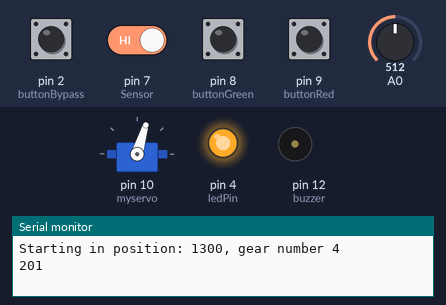
This sketch was run on a simulated Arduino Nano, built with avr-gcc and run on an emulated ATmega328P. On the bench: servo, output pins drawn as LEDs (lit = HIGH), buzzer (waves = sounding), the last lines printed to the serial monitor. Dashed ring = blinking. Inputs (shaded band) come from the test bench; at power-on: pin 2 (buttonBypass), pin 7 (Sensor), pin 8 (buttonGreen), pin 9 (buttonRed) HIGH, A0 = 512.

Above: at 1.4 s.
1.5 s: pin 2 (buttonBypass) pulled LOW for 0.15 s
At 2.05 s:
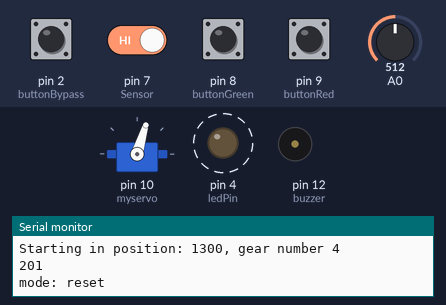
4.5 s: pin 8 (buttonGreen) pulled LOW for 0.15 s
At 7.0 s:
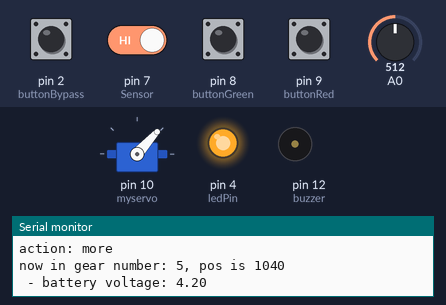
7.5 s: pin 9 (buttonRed) pulled LOW for 0.15 s
At 7.8 s:
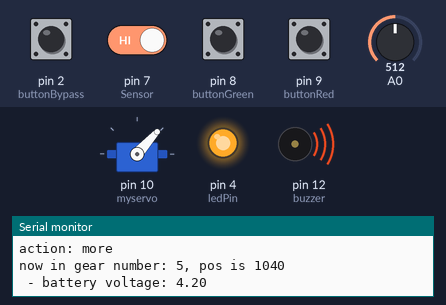
10.5 s: pin 9 (buttonRed) pulled LOW for 1 s
At 13.2 s:
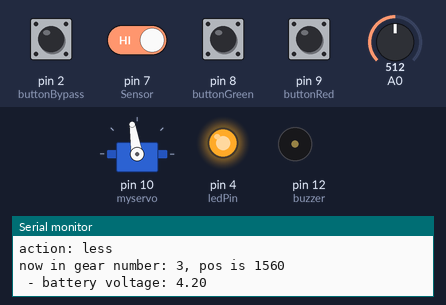
13.5 s: pin 2 (buttonBypass) pulled LOW for 1 s
At 13.77 s:
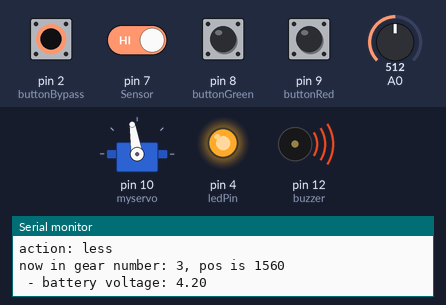
Timing chart, 0 to 16.5 s (numbered marks = the images above; inputs shaded):
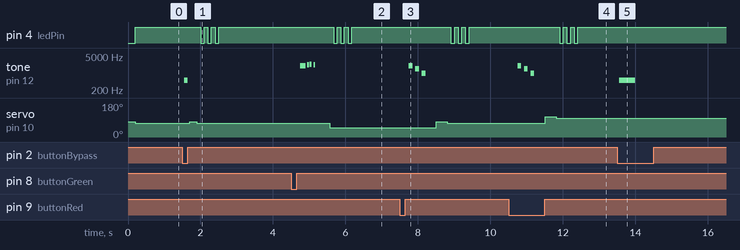

Measured:
- after the input at 1.5 s, pin 4 (ledPin): alternates HIGH for 0.10 s and LOW for 0.10 s, 6 changes in all, then stays HIGH, starting after 0.50 s; tone on pin 12 (buzzer): silent → 500 Hz after 0.05 s, → silent 0.10 s later; servo on pin 10 (myservo): 73° → 81° after 0.20 s, → 73° 0.20 s later
- after the input at 4.5 s, pin 4 (ledPin): alternates HIGH for 0.10 s and LOW for 0.10 s, 6 changes in all, then stays HIGH, starting after 1.2 s; tone on pin 12 (buzzer): plays 2000 Hz for 0.15 s, 2220 Hz for 0.05 s, 2300 Hz for 0.05 s, 2220 Hz for 0.05 s, starting after 0.25 s; servo on pin 10 (myservo): 73° → 48° after 1.1 s
- after the input at 7.5 s, pin 4 (ledPin): alternates HIGH for 0.10 s and LOW for 0.10 s, 6 changes in all, then stays HIGH, starting after 1.4 s; tone on pin 12 (buzzer): plays 2000 Hz for 0.10 s, 1500 Hz for 0.10 s, 1000 Hz for 0.10 s, starting after 0.25 s; servo on pin 10 (myservo): 48° → 81° after 1.0 s, → 73° 0.30 s later
- after the input at 10.5 s, pin 4 (ledPin): alternates HIGH for 0.10 s and LOW for 0.10 s, 6 changes in all, then stays HIGH, starting after 1.4 s; tone on pin 12 (buzzer): plays 2000 Hz for 0.10 s, 1500 Hz for 0.10 s, 1000 Hz for 0.10 s, starting after 0.25 s; servo on pin 10 (myservo): 73° → 106° after 1.0 s, → 99° 0.30 s later
- after the input at 13.5 s, tone on pin 12 (buzzer): silent → 500 Hz after 0.05 s, → silent 0.45 s later

The sketch:

Shift4Me_HubGear.ino
```cpp
// Shift4Me script v.1.0 (for schematic feb 19 2020)
// written to control an Arduino Nano board (or 100% compatible)
// feb 19, 2020
// original author: Jan Oelbrandt / Shift4me.com
// contact: info@shift4me.com - +3254503538

// THIS SOFTWARE IS DISTRIBUTED UNDER A GPL LICENSE - see bottom of script for all terms and conditions
///////////////////////////////////////////////////
// there are a bunch of USER CONFIGURABLE PARAMETERS on the three TABS
// please the notes on the seperate TABS to see what each parameter does, before you change anything

// DO NOT CHANGE THE FOLLOWING CODE (unless you know what you're doing)

int Frequency;
int ToleranceHigherGear;
int ToleranceLowerGear;
int ChangeDelayHeavy;
int ChangeDelayLight;
int HiLoAmount;
int MaxTurns;
String UseBuzzer;
String UseLed;

#include <Servo.h>
Servo myservo;

int RPM;
int FrequencyCount;
int ButtonDebounce = 250;
int ButtonDebounceShort = 50;
//int ReleaseTime;
unsigned long previousMillis = 0;
int pos;
int GearAmount;
int CorrectAmount;
int prev_pos;
int ActiveGear;
int buttonRed = 9;  // to force to a smaller sprocket
int buttonGreen = 8; // to force to a larger sprocket
int Sensor = 7;     // reads the hall sensor on/off value
int buttonBypass = 2; // reads the Bypass button
int buzzer = 12; //buzzer to arduino pin 12
String action = "none";
unsigned long currentMillis;
unsigned long refTime;
boolean SensorOverride = false;
int correctFrequency = 0;
int ledPin = 4; // led-connection (on/off and battery status)
int  sensorValue; // analog voltage sensing at pin Vin
float  Voltage; // convert sensorvalue voltage to 5V max
int Cycles = 0;
unsigned long pressTime;
String mode;
String Act = "no";

void setup() {
myservo.attach(10);  // attaches the servo
pinMode(buttonRed, INPUT_PULLUP); // connects the manual override button (shift to smaller sprocket)
pinMode(buttonGreen, INPUT_PULLUP); // connects the manual override button (shift to larger sprocket)
pinMode(buttonBypass, INPUT_PULLUP); // connects the bypass button
pinMode(Sensor, INPUT_PULLUP);    // connection of the hall sensor
pinMode(ledPin, OUTPUT); // led-connection (on/off and battery status)
pinMode(buzzer, OUTPUT); // Set buzzer output
Serial.begin(9600);
// load derailleur data
  CorrectAmount = LoadSprocketWidth("CorrectAmount",0);
  GearAmount = LoadSprocketWidth("GearAmount",0);
  pos = LoadSprocketWidth("GetGear",99);
  ActiveGear = LoadSprocketWidth("StartingGear",0);
prev_pos = pos;
// load preferences
  Frequency = LoadRidePrefs("Frequency");
  ToleranceHigherGear = LoadRidePrefs("ToleranceHigherGear");
  ToleranceLowerGear = LoadRidePrefs("ToleranceLowerGear");
  ChangeDelayHeavy = LoadRidePrefs("ChangeDelayHeavy");
  ChangeDelayLight = LoadRidePrefs("ChangeDelayLight");
  HiLoAmount = LoadRidePrefs("HiLoAmount");
  MaxTurns = LoadRidePrefs("MaxTurns");
  UseBuzzer = LoadSignalPrefs("UseBuzzer");
  UseLed = LoadSignalPrefs("UseLed");
//myservo.writeMicroseconds(pos);
PerformReset();
Serial.print("Starting in position: ");
Serial.print(pos);
Serial.print(", gear number ");
Serial.println(ActiveGear);

unsigned long currentMillis = millis();
Serial.println(currentMillis);
previousMillis = currentMillis;
refTime = currentMillis;
digitalWrite(ledPin, HIGH);

}

void loop()
{

// correct if button actions (MANUAL OVERRIDE)
   if(digitalRead(buttonRed)==LOW)
    {
    action = "less";
    SensorOverride = true;
    delay(ButtonDebounce);
    }
   if(digitalRead(buttonGreen)==LOW)
    {
    action = "more";
    SensorOverride = true;
    delay(ButtonDebounce);
    }
    if(digitalRead(buttonBypass)==LOW) {
      pressTime = millis();
     // delay(ButtonDebounce);
      BypassButton(pressTime);
Serial.print("mode: ");
Serial.println(mode);
    if(mode == "bypass") {
    action = "none";
    SensorOverride = true;
    }
    else if(mode == "reset") {
      SensorOverride = true;
      action = "reset";
    }

    }
    else {
      mode = "normal";
    }
// if max Cycles is exceeded
   if(Cycles > MaxTurns) {
  //  action = "less";
    SensorOverride = true;
    Serial.println("MAX TURNS EXCEEDED");
    //  Serial.println(RPM);
   }

// count rotation
currentMillis = millis();

if(digitalRead(Sensor)==LOW || SensorOverride == true)
{
    if(digitalRead(Sensor)==LOW) {
Serial.println("hall triggered");
      Cycles = Cycles + 1;
     //currentMillis = millis();
     FrequencyCount = currentMillis - previousMillis;
      delay(ButtonDebounce);
      previousMillis = currentMillis;
      // 1000 milliseconds, 60 seconds
      RPM = 60000/FrequencyCount;
    //    Serial.print("actual RPM: ");
    //  Serial.println(RPM);

// if RPM exceeds limits

  // turning too fast, so move to smaller sprocket
if((RPM - ToleranceHigherGear)>(Frequency)) {
  action = "less";
  // Serial.println("HALL TRIGGERED less");
  }
  // turning too slow, so move to larger sprocket
  else if((RPM + ToleranceLowerGear)<(Frequency)) {
      action = "more";
    //  Serial.println("HALL TRIGGERED more");
 }
 else {
  action = "none";
 }


// if RPM is too low (stalling): take no action
      if(RPM < 15) {
         action = "none";
         Serial.println("STALLING");
         // RESET
          RPM = 0;
          refTime = currentMillis;
          Cycles = 0;
      }
// if RPM is too high (pedal stalls at hall sensor): take no action
       if(RPM > 200) {
         action = "none";
      }

    }

// process action if ChangeDelay time has passed since last change
// if buttonBypass is not pushed
if(  ( (refTime + ChangeDelayHeavy)<currentMillis || SensorOverride == true) && digitalRead(buttonBypass)==HIGH ) {


if(action == "less") {
  Act = "yes";
  // move to heavier gear
  ActiveGear = ActiveGear-1;
  pos = LoadSprocketWidth("GetGear",ActiveGear);


  // correct if below zero gear
  if (ActiveGear < 0) { ActiveGear = 0; action = "none"; pos = LoadSprocketWidth("GetGear",ActiveGear); }
  else{

pos = pos + CorrectAmount;
   if(UseLed == "yes") {
    digitalWrite(ledPin, HIGH);
   }
   if(UseBuzzer == "yes"){
BuzzerLightGear ();
        }
     }

}
}
if(  ( (refTime + ChangeDelayLight)<currentMillis || SensorOverride == true) && digitalRead(buttonBypass)==HIGH ) {

if(action == "more") {
  Act = "yes";
  // move to lighter gear
   ActiveGear = ActiveGear+1;
   pos = LoadSprocketWidth("GetGear",ActiveGear);
     // correct if above derailleur maximum
  if (ActiveGear > (GearAmount-1)) { ActiveGear = GearAmount-1; action = "none";   pos = LoadSprocketWidth("GetGear",ActiveGear);
 // pos = pos + CorrectAmount;
  }
  else {
    if(UseLed == "yes") {
    digitalWrite(ledPin, HIGH);
   }
     if(UseBuzzer == "yes"){
    // send audio signal for light gear
BuzzerHeavyGear ();
     }
  }

}
if(mode == "reset") {
PerformReset();
Act = "yes";
}
// new feb 24
if(mode == "bypass") {
delay(5000);
   Act = "no";
}
} // end of Changedelay cycles
  if(Act == "yes"){
    Act = "no";
     myservo.writeMicroseconds(pos);

   // Correction to release tension on cable
      if(action == "more")  {
         }
      if(action == "less")  {
      pos = pos - CorrectAmount;
         delay(300);
         }
      myservo.writeMicroseconds(pos);

         // display action every ChangeDelay and reset all
  // check battery voltage
  // read the input on analog pin 0 for the batteries (2.4V and 6V in series):
sensorValue = analogRead(A0);
  // Convert the analog reading (which goes from 0 - 1023) to a voltage (0 - 9V):
Voltage = sensorValue * (8.4 / 1023.0);
// flash LED if Voltage is too low
// at aprox 7V total, the 6V battery will be about 5.5V, it is too dropped to pull the servo
  if(Voltage<7){
  LowBatteryWarning();
  }
  else {
    digitalWrite(ledPin, HIGH);
  }
 Serial.println();
  Serial.print("battery voltage: ");
      Serial.println(Voltage);
      Serial.println();
      Serial.print("measured RPM: ");
      Serial.println(RPM);
      Serial.print("target RPM: ");
      Serial.println(Frequency+correctFrequency);
      Serial.print("action: ");
      Serial.println(action);
      if(mode != "normal"){
        Serial.print("button mode: ");
      Serial.println(mode);
      }
      Serial.print("now in gear number: ");
      Serial.print(ActiveGear);
      Serial.print(", pos is ");
      Serial.println(pos);

    prev_pos = pos;
    action = "none";
    RPM = 0;
    refTime = currentMillis;
    Cycles = 0;
    if(SensorOverride == true){
      refTime = refTime + 5000;
      Cycles = Cycles-5;
    SensorOverride = false;
    Serial.print(" - battery voltage: ");
      Serial.println(Voltage);
    }

 } // end of processing
} // end of Sensor Loop
} // end of loop
void BuzzerLightGear (){
  tone(buzzer, 2000);
  delay(100);
  noTone(buzzer);
  delay(80);
   tone(buzzer, 1500);
  delay(100);
  noTone(buzzer);
  delay(80);
   tone(buzzer, 1000);
  delay(100);
 noTone(buzzer);
  delay(300);        // delay to allow pedal force disengage
}
void BuzzerHeavyGear (){
  tone(buzzer, 2000);
  delay(150);
  noTone(buzzer);
  delay(50);
   tone(buzzer, 2220);
   delay(50);
  noTone(buzzer);
  delay(20);
   tone(buzzer, 2300);
  delay(50);
  noTone(buzzer);
  delay(50);
   tone(buzzer, 2220);
   delay(50);
   noTone(buzzer);
  delay(400);        // delay to allow pedal force disengage
}
void LowBatteryWarning(){
   digitalWrite(ledPin, HIGH);
  delay(100);
  digitalWrite(ledPin, LOW);
 // tone(buzzer, 2000);
  delay(100);
  digitalWrite(ledPin, HIGH);
 // noTone(buzzer);
  delay(100);
  digitalWrite(ledPin, LOW);
 // tone(buzzer, 2000);
  delay(100);
  digitalWrite(ledPin, HIGH);
 // noTone(buzzer);
  delay(100);
  digitalWrite(ledPin, LOW);
 // tone(buzzer, 2000);
  delay(100);
  digitalWrite(ledPin, HIGH);
}
void PerformReset(){
  ActiveGear = LoadSprocketWidth("StartingGear",0);
   pos = LoadSprocketWidth("GetGear",99);
   pos = pos + CorrectAmount;
   myservo.writeMicroseconds(pos);
         delay(200);
   pos = pos - CorrectAmount;
   myservo.writeMicroseconds(pos);
}

String BypassButton(unsigned long var){
//int pressTime2 = pressTime;
int StopSound = 0;
unsigned long ReleaseTime;
delay(ButtonDebounceShort);
 while (digitalRead(buttonBypass) == LOW)
 {
// buzz shortly for bypass
if(StopSound == 0)
  {

    if (millis()>(var+500) ) {
      noTone(buzzer);
   //   StopSound = 1;
    }
    else {
      tone(buzzer, 500);
    }
  }
// if button is released buzz for reset
if (millis()>(var+2500) && StopSound == 0){
  noTone(buzzer);
  delay(100);
  tone(buzzer, 2000);
  delay(50);
  noTone(buzzer);
  delay(50);
  tone(buzzer, 1000);
  delay(100);
  noTone(buzzer);
  StopSound = 1;
  }
 }
  ReleaseTime = millis();
  noTone(buzzer);

delay(ButtonDebounceShort);

if (( ReleaseTime-2000 )<var){
  mode = "bypass";
  return mode;
}
else
{
  mode = "reset";
  return mode;
}
}
//        This program is free software: you can redistribute it and/or modify
//        it under the terms of the GNU General Public License v.3 as published by
//        the Free Software Foundation.

//        This program is distributed in the hope that it will be useful,
//        but WITHOUT ANY WARRANTY; without even the implied warranty of
//        MERCHANTABILITY or FITNESS FOR A PARTICULAR PURPOSE.  See the
//        GNU General Public License for more details.

//        For a full copy of the GNU General Public License
//        see <http://www.gnu.org/licenses/>
```

GearData.ino
```cpp
// CHANGE ONLY THE LINES BEGINNING AT THE LEFT OF THE SCRIPT
// the GEARS parameters should be obtained using the SETUP SCRIPT
// NOTES on the DERAILLEUR settings
   // ** GearAmount ** how many sprockets does your bike have?
   // ** Gears[] ** these figures should be obtained using the setup-script
      // it corresponds to the pulse that the servo receives, so minimum and maximum MUST be in the range that your servo can receive
      // first figure = high speed/smallest sprocket
      // last figure = low speed/biggest sprocket
      // if your system has 9 gears, you should enter 9 Gears figures.
        // carefully enter with correct syntax: figures end with ";"
   // ** CorrectAmount ** has to able to divide by 4 // set to around 240 for derailleurs with 8-11 sprockets // set to around 300 for 5-7 sprockets
    int LoadSprocketWidth(String request, int var){
    int GearAmount;
    int CorrectAmount;
    int StartingGear;

GearAmount = 8;
CorrectAmount = 80;
StartingGear = 4;

      int Gears[GearAmount];
      // calling startinggear upon request
      if (var == 99) {
        var = StartingGear;
      }

Gears[0] = 2340;
Gears[1] = 2080;
Gears[2] = 1820;
Gears[3] = 1560;
Gears[4] = 1300;
Gears[5] = 1040;
Gears[6] = 780;
Gears[7] = 520;

    if(request == "GetGear"){
      return Gears[var];
      }
    else if(request == "CorrectAmount"){
      return CorrectAmount;
      }
    else if(request == "GearAmount"){
      return GearAmount;
      }
    else if(request == "StartingGear"){
      return StartingGear;
      }
    else {
      }
    }

// NOTES on the DERAILLEUR settings
   // ** GearAmount ** how many sprockets does your bike have?
   // ** Gears[] ** these figures should be obtained using the setup-script
      // it corresponds to the pulse that the servo receives, so minimum and maximum MUST be in the range that your servo can receive
      // first figure = high speed/smallest sprocket
      // last figure = low speed/biggest sprocket
      // if your system has 9 gears, you should enter 9 Gears figures.
        // carefully enter with correct syntax: figures end with ";"
  // ** ActiveGear ** is the number of the gear you want the bike to be in on startup
      // has to be set to 0 for derailleur bikes, and to the reference gear on Hub geared bikes (4 on a Shimano Nexus 8)
   // ** CorrectAmount ** has to able to divide by 4 // set to around 240 for derailleurs with 8-11 sprockets // set to around 300 for 5-7 sprockets // set to 0 for HUB GEARS
```

Preferences_ride.ino
```cpp
// CHANGE ONLY THE LINES BEGINNING AT THE LEFT OF THE SCRIPT

     int LoadRidePrefs(String request){
      int Frequency;
      int ToleranceHigherGear;
      int ToleranceLowerGear;
      int ChangeDelayHeavy;
      int ChangeDelayLight;
      int HiLoAmount;
      int MaxTurns;

Frequency = 55; // recommended: between 50 (really slow cadence) and 90 (experienced cyclist of the sporty type)
ToleranceHigherGear = 5;  // tolerance if pedalling too fast // is substracted from Frequency // recommended: between 2 and 10
ToleranceLowerGear = 6;  // tolerance if pedalling too slow // is added to Frequency //  recommended: between 4 and 10
ChangeDelayHeavy = 2000; // recommended between 2500 and 5000
ChangeDelayLight = 3700; // recommended between 2500 and 5000
HiLoAmount = 8; // recommended between 4 and 10
MaxTurns = 5;  // recommended between 1 and 8

    if(request == "Frequency"){
      return Frequency;
      }
    else if(request == "ToleranceHigherGear"){
      return ToleranceHigherGear;
      }
    else if(request == "ToleranceLowerGear"){
      return ToleranceLowerGear;
      }
    else if(request == "ChangeDelayHeavy"){
      return ChangeDelayHeavy;
      }
    else if(request == "ChangeDelayLight"){
      return ChangeDelayLight;
      }
    else if(request == "HiLoAmount"){
      return HiLoAmount;
      }
    else if(request == "MaxTurns"){
      return MaxTurns;
      }
    else {
      }
     }
```

Preferences_signals.ino
```cpp
// CHANGE ONLY THE LINES BEGINNING AT THE LEFT OF THE SCRIPT
    String LoadSignalPrefs(String request){
     String UseBuzzer;
     String UseLed;

UseBuzzer = "yes"; // recommended is "yes"
UseLed = "yes"; // recommended is "yes"


    if(request == "UseBuzzer"){
      return UseBuzzer;
      }
    else if(request == "UseLed"){
      return UseLed;
      }
    else {

    }
    }
```
